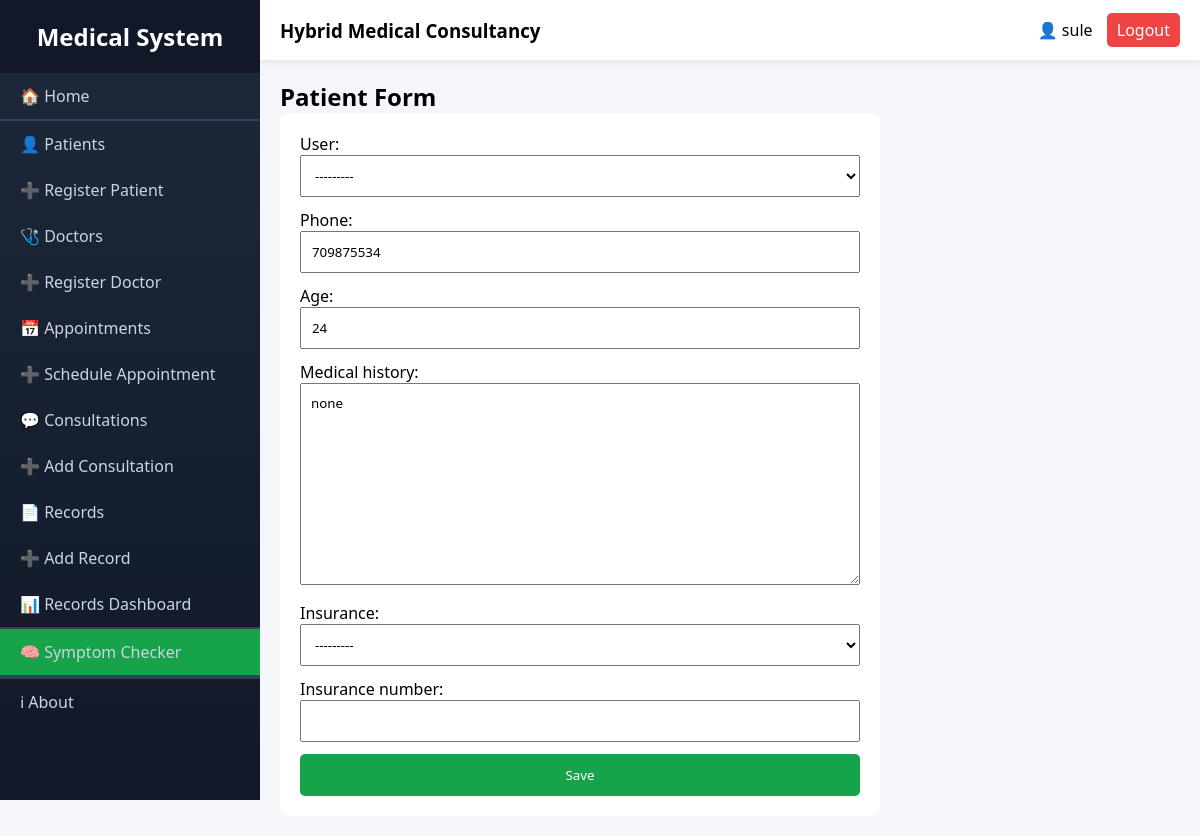
Screenshot of /patients/4/edit/ (signed in) with the database file from the repository.
### patients/models.py (models this page shows, shortened)
class Patient(models.Model):
    user=models.OneToOneField(User, on_delete=models.CASCADE)
    phone=models.IntegerField(null=True)
    age=models.IntegerField()
    medical_history=models.TextField()
    insurance = models.ForeignKey(
        'accounts.Insurance',
        on_delete=models.SET_NULL,
        null=True,
        blank=True
    )
    insurance_number = models.CharField(max_length=100, blank=True, null=True)

### patients/views.py (the view)
# urls.py: path('<int:pk>/edit/', views.patient_update, name='patient_update'),
@login_required
def patient_update(request, pk):
    patient = get_object_or_404(Patient, pk=pk)
    form = PatientForm(request.POST or None, instance=patient)
    if form.is_valid():
        form.save()
        return redirect('patients:patient_list')
    return render(request, 'patients/patient_form.html', {'form': form})

### patients/forms.py
class PatientForm(forms.ModelForm):
    class Meta:
        model = Patient
        fields = '__all__'
        widgets = {
            'date_of_birth': forms.DateInput(attrs={'type': 'date'}),
        }
    def __init__(self, *args, **kwargs):
        super().__init__(*args, **kwargs)
        patient_ids = Profile.objects.filter(role='patient').values_list('user_id', flat=True)
        self.fields['user'].queryset = User.objects.filter(id__in=patient_ids)
        if 'doctor' in self.fields:
            doctor_ids = Profile.objects.filter(role='doctor').values_list('user_id', flat=True)
            self.fields['doctor'].queryset = User.objects.filter(id__in=doctor_ids)

### patients/templates/patients/patient_form.html (shortened to what this page needs)
{% extends "layout.html" %}
{% block content %}
<h2>Patient Form</h2>
<form method="post">
    {{ form.as_p }}
    <button type="submit" class="btn-submit">Save</button>
</form>
{% endblock %}

### templates/layout.html (shortened to what this page needs)
<!DOCTYPE html>
<html lang="en">
<head>
</head>
<body>
<div class="sidebar" id="sidebar">
    <h2>Medical System</h2>
    <a href="{% url 'home_view' %}">🏠 Home</a>
    <hr>
    <a href="{% url 'patients:patient_list' %}">👤 Patients</a>
    <a href="{% url 'patients:patient_create' %}">➕ Register Patient</a>
    <a href="{% url 'doctors:doctor_list' %}">🩺 Doctors</a>
    <a href="{% url 'doctors:doctor_create' %}">➕ Register Doctor</a>
    <a href="{% url 'appointment:appointment_list' %}">📅 Appointments</a>
    <a href="{% url 'appointment:appointment_create' %}">➕ Schedule Appointment</a>
    <a href="{% url 'consultations:consultation_list' %}">💬 Consultations</a>
    <a href="{% url 'consultations:consultation_create' %}">➕ Add Consultation</a>
    <a href="{% url 'records:record_list' %}">📄 Records</a>
    <a href="{% url 'records:record_create' %}">➕ Add Record</a>
    <a href="{% url 'accounts:records_dashboard' %}">📊 Records Dashboard</a>
    <hr>
    {% if user.is_authenticated %}
        <a href="{% url 'accounts:symptoms_checker' %}" class="special-link">
            🧠 Symptom Checker
        </a>
    {% endif %}
    <hr>
    <hr>
    <a href="{% url 'about_view' %}">ℹ About</a>
</div>
<div class="main">
    <div class="navbar">
        <h3>Hybrid Medical Consultancy</h3>
        <div class="user">
            {% if user.is_authenticated %}
                <span>👤 {{ user.username }}</span>
                <a href="{% url 'accounts:logout' %}">Logout</a>
            {% else %}
                <a href="{% url 'accounts:login' %}">Login</a>
            {% endif %}
        </div>
    </div>
    <div class="content">
        {% block content %}
        {% endblock %}
    </div>
</div>
</body>
</html>

### templates/layout.html (style rules this page uses)
* { margin: 0; padding: 0; box-sizing: border-box; font-family: 'Segoe UI', Tahoma, Geneva, Verdana, sans-serif; }
body { display: flex; min-height: 100vh; background: #f4f6f9; }
.sidebar { width: 260px; background: linear-gradient(180deg, #1e293b 0%, #111827 100%); color: #fff; height: 100vh; position: fixed; overflow-y: auto; transition: 0.3s; }
.sidebar h2 { text-align: center; padding: 20px; background: #111827; }
.sidebar a { display: block; padding: 12px 20px; color: #cbd5e1; text-decoration: none; }
.sidebar hr { border: 0.5px solid #334155; }
.main { margin-left: 260px; width: calc(100% - 260px); }
.navbar { height: 60px; background: white; display: flex; justify-content: space-between; align-items: center; padding: 0 20px; box-shadow: 0 2px 8px rgba(0,0,0,0.08); }
.user a { margin-left: 10px; text-decoration: none; padding: 6px 10px; background: #ef4444; color: white; border-radius: 5px; }
.content { padding: 20px; }
form { max-width: 600px; background: white; padding: 20px; border-radius: 10px; }
form input, form textarea, form select { width: 100%; padding: 10px; margin-bottom: 12px; }
form button { width: 100%; padding: 12px; background: #16a34a; color: white; border: none; border-radius: 5px; }
.special-link { background: #16a34a; color: white; }

### rows the page displays
Patient: user "---------", phone "709875534", age "24", medical_history "none", insurance "---------"

### other values shown
{{ user.username }} "sule"
